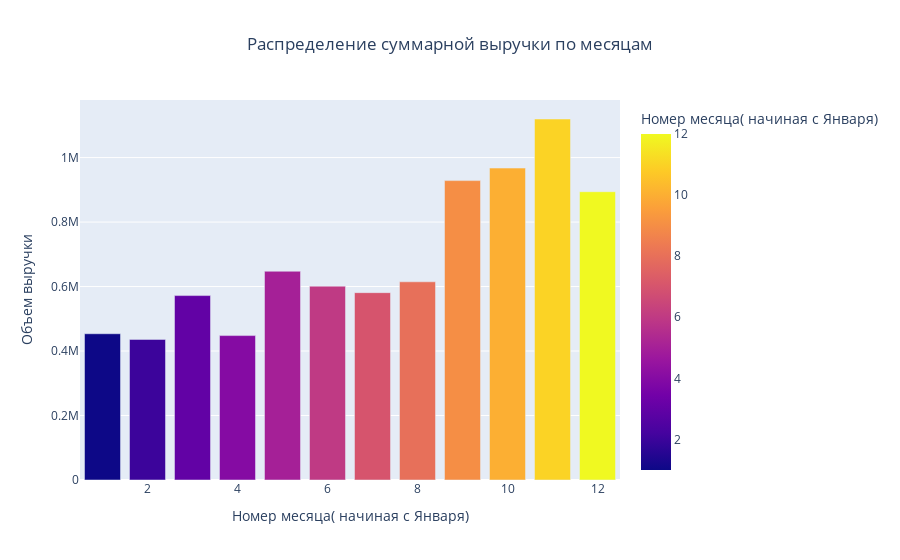

The notebook cell this image was saved under:
### Code cell
bar_data = df.groupby(by='month')['TotalPrice'].sum().reset_index()

fig = px.bar(bar_data,
            x='month',
            y='TotalPrice',
            title='Распределение суммарной выручки по месяцам',
            labels={
                'month': 'Номер месяца( начиная с Января)',
                'TotalPrice':'Объем выручки'
            },
            color='month',
            color_discrete_sequence=px.colors.qualitative.Pastel
            )
fig.update_layout(title_x=0.5)
fig.show()

### Figure 1 — Plotly figure (JSON) as saved in the notebook; plotly's stock layout.template omitted (floating-point values rounded to 4 significant figures)
{"data": [{"alignmentgroup": "True", "hovertemplate": "Номер месяца( начиная с Января)=%{marker.color}<br>Объем выручки=%{y}<extra></extra>", "legendgroup": "", "marker": {"color": [1, 2, 3, 4, 5, 6, 7, 8, 9, 10, 11, 12], "coloraxis": "coloraxis", "pattern": {"shape": ""}}, "name": "", "offsetgroup": "", "orientation": "v", "showlegend": false, "textposition": "auto", "type": "bar", "x": [1, 2, 3, 4, 5, 6, 7, 8, 9, 10, 11, 12], "xaxis": "x", "y": [453600.0, 436000.0, 571900.0, 447900.0, 647400.0, 601200.0, 581000.0, 614700.0, 928600.0, 967400.0, 1120000.0, 894100.0], "yaxis": "y"}], "layout": {"barmode": "relative", "coloraxis": {"colorbar": {"title": {"text": "Номер месяца( начиная с Января)"}}, "colorscale": [[0, "#0d0887"], [0.1111, "#46039f"], [0.2222, "#7201a8"], [0.3333, "#9c179e"], [0.4444, "#bd3786"], [0.5556, "#d8576b"], [0.6667, "#ed7953"], [0.7778, "#fb9f3a"], [0.8889, "#fdca26"], [1, "#f0f921"]]}, "legend": {"tracegroupgap": 0}, "title": {"text": "Распределение суммарной выручки по месяцам", "x": 0.5}, "xaxis": {"anchor": "y", "domain": [0, 1], "title": {"text": "Номер месяца( начиная с Января)"}}, "yaxis": {"anchor": "x", "domain": [0, 1], "title": {"text": "Объем выручки"}}}}
